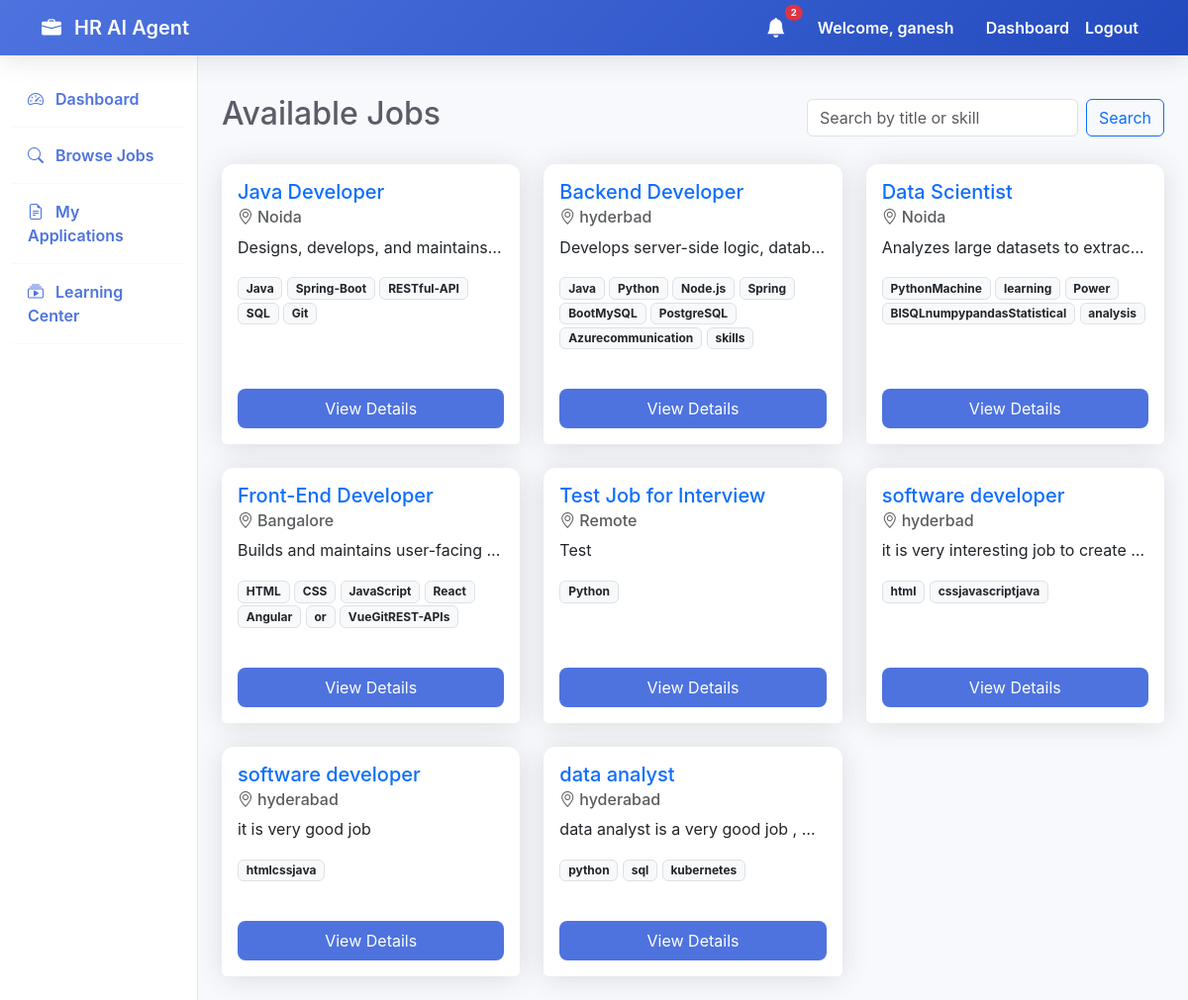
Screenshot of /jobs/list/ (signed in) with the database file from the repository.
### accounts/models.py (models this page shows, shortened)
class User(AbstractUser):
    ROLE_CHOICES = (
        ('hr', 'HR (Recruiter)'),
        ('candidate', 'Candidate (Student/Job Seeker)'),
    )
    role = models.CharField(max_length=20, choices=ROLE_CHOICES, default='candidate')
    phone = models.CharField(max_length=15, blank=True, null=True)
    organization_name = models.CharField(max_length=255, blank=True, null=True, help_text="Required for HR role")
    profile_picture = models.ImageField(upload_to='profile_pics/', blank=True, null=True)

### jobs/models.py (models this page shows, shortened)
class Job(models.Model):
    hr = models.ForeignKey(settings.AUTH_USER_MODEL, on_delete=models.CASCADE, related_name='posted_jobs')
    title = models.CharField(max_length=255)
    description = models.TextField()
    skills_required = models.TextField(help_text="Comma separated skills")
    experience_required = models.CharField(max_length=100)
    location = models.CharField(max_length=255)
    created_at = models.DateTimeField(auto_now_add=True)

### jobs/views.py (the view)
# urls.py: path('list/', views.job_list, name='job_list'),
@login_required
def job_list(request):
    jobs = Job.objects.all().order_by('-created_at')
    query = request.GET.get('q')
    if query:
        jobs = jobs.filter(title__icontains=query) | jobs.filter(skills_required__icontains=query)
    return render(request, 'jobs/job_list.html', {'jobs': jobs})

### interviews/context_processors.py (called while the page is built)
def unread_notifications(request):
    if request.user.is_authenticated:
        count = Notification.objects.filter(recipient=request.user, is_read=False).count()
        return {'unread_notifications_count': count}
    return {'unread_notifications_count': 0}

### templates/jobs/job_list.html (shortened to what this page needs)
{% extends 'base.html' %}
{% block content %}
<div class="d-flex justify-content-between flex-wrap flex-md-nowrap align-items-center pt-3 pb-4">
    <h1 class="h2">Available Jobs</h1>
    <form class="d-flex" method="get">
        <input class="form-control me-2" type="search" name="q" placeholder="Search by title or skill"
            aria-label="Search" value="{{ request.GET.q }}">
        <button class="btn btn-outline-primary" type="submit">Search</button>
    </form>
</div>
<div class="row row-cols-1 row-cols-md-2 row-cols-lg-3 g-4">
    {% for job in jobs %}
    <div class="col">
        <div class="card h-100">
            <div class="card-body">
                <h5 class="card-title text-primary">{{ job.title }}</h5>
                <h6 class="card-subtitle mb-2 text-muted"><i class="bi bi-geo-alt me-1"></i>{{ job.location }}</h6>
                <p class="card-text text-truncate">{{ job.description }}</p>
                <div class="mb-3">
                    {% for skill in job.skills_required.split %}
                    <span class="badge bg-light text-dark border">{{ skill|cut:"," }}</span>
                    {% endfor %}
                </div>
            </div>
            <div class="card-footer bg-white border-top-0 pb-3">
                <a href="{% url 'job_detail' job.id %}" class="btn btn-primary w-100">View Details</a>
            </div>
        </div>
    </div>
    {% empty %}
    <div class="col-12 text-center py-5">
        <p class="lead">No jobs found matching your criteria.</p>
    </div>
    {% endfor %}
</div>
{% endblock %}

### templates/base.html (shortened to what this page needs)
<!DOCTYPE html>
<html lang="en">
<head>
    <link href="https://cdn.jsdelivr.net/npm/bootstrap@5.3.0/dist/css/bootstrap.min.css" rel="stylesheet">
    <link rel="stylesheet" href="https://cdn.jsdelivr.net/npm/bootstrap-icons@1.10.5/font/bootstrap-icons.css">
</head>
<body>
    <nav class="navbar navbar-expand-lg sticky-top">
        <div class="container">
            <a class="navbar-brand" href="{% url 'home' %}">
                <i class="bi bi-briefcase-fill me-2"></i> HR AI Agent
            </a>
            <div class="collapse navbar-collapse" id="navbarNav">
                <ul class="navbar-nav ms-auto">
                    {% if user.is_authenticated %}
                    <li class="nav-item me-3 d-flex align-items-center">
                        <a href="{% url 'dashboard' %}" class="nav-link position-relative py-0">
                            <i class="bi bi-bell-fill fs-5"></i>
                            {% if unread_notifications_count > 0 %}
                            <span
                                class="position-absolute top-0 start-100 translate-middle badge rounded-pill bg-danger"
                                style="font-size: 0.6rem;">
                                {{ unread_notifications_count }}
                            </span>
                            {% endif %}
                        </a>
                    </li>
                    <li class="nav-link text-white me-3">Welcome, {{ user.username }}</li>
                    <li class="nav-item">
                        <a class="nav-link" href="{% url 'dashboard' %}">Dashboard</a>
                    </li>
                    <li class="nav-item">
                        <form action="{% url 'logout' %}" method="post" class="d-inline">
                            <button type="submit" class="nav-link btn btn-link"
                                style="text-decoration: none;">Logout</button>
                        </form>
                    </li>
                    {% endif %}
                </ul>
            </div>
        </div>
    </nav>
    <div class="container-fluid">
        <div class="row">
            {% if user.is_authenticated %}
            <nav class="col-md-3 col-lg-2 d-md-block sidebar collapse">
                <div class="position-sticky pt-3">
                    <ul class="nav flex-column">
                        <li class="nav-item">
                            <a class="nav-link active" href="{% url 'dashboard' %}">
                                <i class="bi bi-speedometer2 me-2"></i> Dashboard
                            </a>
                        </li>
                        {% if user.role == 'hr' %}
                        <li class="nav-item">
                            <a class="nav-link" href="{% url 'post_job' %}">
                                <i class="bi bi-plus-circle me-2"></i> Post Job
                            </a>
                        </li>
                        <li class="nav-item">
                            <a class="nav-link" href="{% url 'hr_jobs' %}">
                                <i class="bi bi-list-task me-2"></i> My Jobs
                            </a>
                        </li>
                        {% else %}
                        <li class="nav-item">
                            <a class="nav-link" href="{% url 'job_list' %}">
                                <i class="bi bi-search me-2"></i> Browse Jobs
                            </a>
                        </li>
                        <li class="nav-item">
                            <a class="nav-link" href="{% url 'my_applications' %}">
                                <i class="bi bi-file-earmark-text me-2"></i> My Applications
                            </a>
                        </li>
                        <li class="nav-item">
                            <a class="nav-link" href="{% url 'course_list' %}">
                                <i class="bi bi-collection-play me-2"></i> Learning Center
                            </a>
                        </li>
                        {% endif %}
                    </ul>
                </div>
            </nav>
            <main class="col-md-9 ms-sm-auto col-lg-10 px-md-4 py-4">
                {% block content %}{% endblock %}
            </main>
            {% endif %}
        </div>
    </div>
</body>
</html>

### templates/base.html (style rules this page uses)
:root { --primary-color: #4e73df; --secondary-color: #858796; --success-color: #1cc88a; --info-color: #36b9cc; --warning-color: #f6c23e; --danger-color: #e74a3b; --dark-bg: #f8f9fc; }
body { font-family: 'Inter', -apple-system, BlinkMacSystemFont, "Segoe UI", Roboto, "Helvetica Neue", Arial, sans-serif; background-color: var(--dark-bg); color: #5a5c69; }
.navbar { background: linear-gradient(135deg, #4e73df 0%, #224abe 100%); box-shadow: 0 0.15rem 1.75rem 0 rgba(58, 59, 69, 0.15); }
.navbar-brand, .nav-link { color: white !important; font-weight: 600; }
.card { border: none; border-radius: 0.75rem; box-shadow: 0 0.15rem 1.75rem 0 rgba(58, 59, 69, 0.15); transition: transform 0.2s; }
.btn-primary { background-color: var(--primary-color); border: none; border-radius: 0.5rem; padding: 0.5rem 1.5rem; }
.sidebar { min-height: 100vh; background: white; border-right: 1px solid #e3e6f0; }
.sidebar .nav-link { color: #4e73df !important; padding: 1rem; border-bottom: 1px solid #f8f9fc; }

### rows the page displays
User: username "ganesh"
Job: title "Java Developer", location "Noida", description "Designs, develops, and maintains…", split "Java" "Spring-Boot" "RESTful-API" "SQL" "Git"
Job: title "Backend Developer", location "hyderbad", description "Develops server-side logic, datab…", split "Java" "Python" "Node.js" "Spring" "BootMySQL" "PostgreSQL" "Azurecommunication" "skills"
Job: title "Data Scientist", location "Noida", description "Analyzes large datasets to extrac…", split "PythonMachine" "learning" "Power" "BISQLnumpypandasStatistical" "analysis"
Job: title "Front-End Developer", location "Bangalore", description "Builds and maintains user-facing…", split "HTML" "CSS" "JavaScript" "React" "Angular" "or" "VueGitREST-APIs"
Job: title "Test Job for Interview", location "Remote", description "Test", split "Python"
Job: title "software developer", location "hyderbad", description "it is very interesting job to create…", split "html" "cssjavascriptjava"
Job: title "software developer", location "hyderabad", description "it is very good job", split "htmlcssjava"
Job: title "data analyst", location "hyderabad", description "data analyst is a very good job ,…", split "python" "sql" "kubernetes"

### other values shown
{{ unread_notifications_count }} "2"
